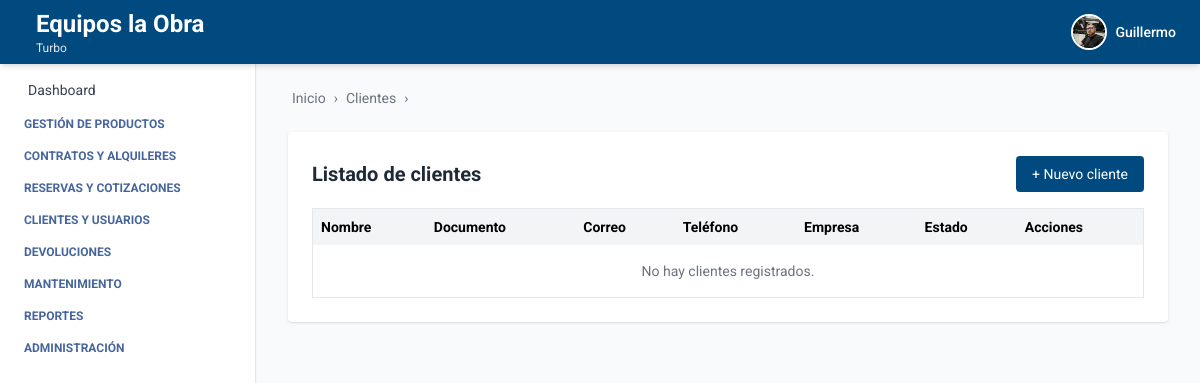
Before: /clientes/ (signed in) with the older database file.
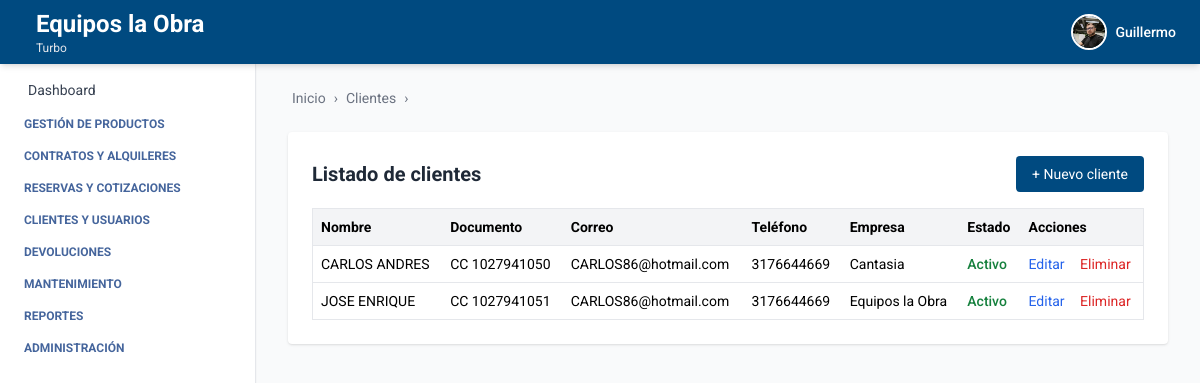
After: the same page with the newer database file.
### autenticacion/models.py (models this page shows, shortened)
class Usuario(AbstractUser):
    telefono = models.CharField(max_length=20, blank=True, null=True)
    empresa = models.ForeignKey(Empresa, on_delete=models.SET_NULL, null=True, blank=True)
    sucursal = models.ForeignKey(Sucursal, on_delete=models.SET_NULL, null=True, blank=True)
    ESTADOS = [
        ("activo", "Activo"),
        ("inactivo", "Inactivo"),
    ]
    estado = models.CharField(max_length=10, choices=ESTADOS, default="activo")
    foto_perfil = models.ImageField(upload_to='usuarios/img/', blank=True, null=True)
    groups = models.ManyToManyField(
        Group,
        related_name='usuarios',  # Evita conflicto con 'user_set'
        blank=True,
        help_text='The groups this user belongs to.',
        verbose_name='groups'
    )
    user_permissions = models.ManyToManyField(
        Permission,
        related_name='usuarios',  # Evita conflicto con 'user_set'
        blank=True,
        help_text='Specific permissions for this user.',
        verbose_name='user permissions'
    )

### empresa/models.py (models this page shows, shortened)
class Empresa(models.Model):
    ESTADOS = [
        ("activo", "Activo"),
        ("inactivo", "Inactivo"),
    ]
    nombre = models.CharField(max_length=100)
    nit = models.CharField(max_length=50, unique=True)
    ciudad = models.CharField(max_length=100, blank=True, null=True)
    direccion = models.CharField(max_length=255, blank=True, null=True)
    departamento = models.CharField(max_length=100, blank=True, null=True)
    telefono = models.CharField(max_length=20, blank=True, null=True)
    estado = models.CharField(max_length=20, choices=ESTADOS, default="activo")

class Sucursal(models.Model):
    ESTADOS = [
        ("activo", "Activo"),
        ("inactivo", "Inactivo"),
    ]
    empresa = models.ForeignKey(Empresa, related_name='sucursales', on_delete=models.CASCADE)
    nombre = models.CharField(max_length=100)
    ciudad = models.CharField(max_length=100)
    direccion = models.CharField(max_length=255)
    departamento = models.CharField(max_length=100, blank=True, null=True)
    telefono = models.CharField(max_length=20, blank=True, null=True)
    estado = models.CharField(max_length=20, choices=ESTADOS, default="activo")

### cliente/models.py (models this page shows, shortened)
class Cliente(Persona):
    empresa = models.ForeignKey(Empresa, on_delete=models.CASCADE)
    estado = models.BooleanField(default=True)
    class Meta:
        verbose_name = 'Cliente'
        verbose_name_plural = 'Clientes'

### persona/models.py (models this page shows, shortened)
class Persona(models.Model):
    TIPO_DOCUMENTO_CHOICES = [
        ('CC', 'Cédula de ciudadanía'),
        ('NIT', 'NIT'),
        ('CE', 'Cédula de extranjería'),
    ]
    nombre = models.CharField(max_length=100)
    apellidos = models.CharField(max_length=100)
    tipo_documento = models.CharField(max_length=10, choices=TIPO_DOCUMENTO_CHOICES)
    documento = models.CharField(max_length=30, unique=True)
    telefono = models.CharField(max_length=20, blank=True, null=True)
    correo = models.EmailField(blank=True, null=True)
    direccion = models.CharField(max_length=255, blank=True, null=True)
    class Meta:
        verbose_name = 'Persona'
        verbose_name_plural = 'Personas'

### cliente/views.py (the view)
# urls.py: path('clientes/', cliente_list, name='cliente_list'),
@login_required
def cliente_list(request):
    clientes = Cliente.objects.all().order_by('nombre')
    return render(request, 'cliente_list.html', {
        'clientes': clientes,
        'breadcrumb_items': [('Clientes', 'Listado')],
    })

### cliente/templates/cliente_list.html
{% extends 'index.html' %}
{% block breadcrumb %}
  {% include 'breadcrumb.html' with home='/' breadcrumbs=breadcrumb_items %}
{% endblock %}
{% block content %}
<div class="max-w-6xl mx-auto mt-6 bg-white p-6 rounded shadow">
  <div class="flex justify-between items-center mb-4">
    <h2 class="text-xl font-bold text-gray-800">Listado de clientes</h2>
    <a href="{% url 'cliente_create' %}" class="bg-[var(--primary-color)] text-white px-4 py-2 rounded text-sm hover:bg-blue-700 transition">
      + Nuevo cliente
    </a>
  </div>
  <table class="min-w-full bg-white border border-gray-200 rounded text-sm">
    <thead class="bg-gray-100 text-left">
      <tr>
        <th class="p-2">Nombre</th>
        <th class="p-2">Documento</th>
        <th class="p-2">Correo</th>
        <th class="p-2">Teléfono</th>
        <th class="p-2">Empresa</th>
        <th class="p-2">Estado</th>
        <th class="p-2">Acciones</th>
      </tr>
    </thead>
    <tbody>
      {% for cliente in clientes %}
        <tr class="border-t">
          <td class="p-2">{{ cliente.nombre }}</td>
          <td class="p-2">{{ cliente.tipo_documento }} {{ cliente.documento }}</td>
          <td class="p-2">{{ cliente.correo|default:"—" }}</td>
          <td class="p-2">{{ cliente.telefono|default:"—" }}</td>
          <td class="p-2">{{ cliente.empresa.nombre }}</td>
          <td class="p-2">
            {% if cliente.estado %}
              <span class="text-green-700 font-medium">Activo</span>
            {% else %}
              <span class="text-red-600 font-medium">Inactivo</span>
            {% endif %}
          </td>
          <td class="p-2 text-sm">
            <a href="{% url 'cliente_edit' cliente.id %}" class="text-blue-600 hover:underline mr-3">Editar</a>
            <a href="{% url 'cliente_delete' cliente.id %}" class="text-red-600 hover:underline">Eliminar</a>
          </td>
        </tr>
      {% empty %}
        <tr>
          <td colspan="7" class="p-4 text-center text-gray-500">No hay clientes registrados.</td>
        </tr>
      {% endfor %}
    </tbody>
  </table>
</div>
{% endblock %}

### core/templates/index.html (shortened to what this page needs)
<!DOCTYPE html>
<html lang="es">
  <head>
    <script src="https://cdn.tailwindcss.com"></script>
  </head>
  <body class="bg-gray-50 min-h-screen">
    {% include 'header.html' %}
    <aside class="fixed top-16 left-0 w-64 bg-white h-[calc(100vh-4rem)] overflow-y-auto border-r shadow-sm hidden sm:block">
      {% include 'navbar.html' %}
    </aside>
    <div class="ml-64 pt-14 min-h-screen">
      <main class="p-8">
        {% block breadcrumb %}{% endblock %}
        {% block content %}{% endblock %}
      </main>
    </div>
  </body>
</html>

### core/templates/header.html (shortened to what this page needs)
<header class="bg-[var(--primary-color)] shadow-md w-full h-16 flex items-center px-6 justify-between fixed top-0 left-0 z-10">
  <h1 class="text-white flex items-center gap-3 leading-tight">
    <div class="leading-tight">
  {% if request.user.is_authenticated %}
    {% if request.user.empresa %}
      <span class="text-xl sm:text-2xl font-bold block">
        {{ request.user.empresa.nombre }}
      </span>
    {% endif %}
    {% if request.user.sucursal %}
      <span class="text-xs text-gray-200 block">
        {{ request.user.sucursal.nombre }}
      </span>
    {% endif %}
  {% else %}
    <span class="text-xl text-gray-200 block">Gestión inteligente de Equipos</span>
  {% endif %}
</div>
  </h1>
  {% if request.user.is_authenticated %}
  <div x-data="{ open: false }" class="relative flex items-center space-x-3 cursor-pointer" @click.away="open = false">
    <button @click="open = !open" class="flex items-center space-x-2 focus:outline-none">
      {% if request.user.foto_perfil %}
        <img src="{{ request.user.foto_perfil.url }}" alt="Perfil" class="w-9 h-9 rounded-full object-cover border-2 border-white" />
      {% else %}
        <div class="w-9 h-9 rounded-full bg-white text-[var(--primary-color)] flex items-center justify-center font-bold text-sm">
          {{ request.user.first_name|first }}{{ request.user.last_name|first }}
        </div>
      {% endif %}
      <span class="text-white hidden sm:block text-sm font-medium">{{ request.user.first_name }}</span>
    </button>
  </div>
  {% endif %}
</header>

### core/templates/navbar.html (shortened to what this page needs)
<nav class="p-4 text-sm space-y-4">
  <ul class="space-y-4">
    <li>
      <a href="#" class="flex items-center gap-3 text-gray-700 hover:text-[var(--primary-color)] transition">
        Dashboard
      </a>
    </li>
  </ul>
  <details id="menu-productos" class="menu-toggle group">
    <summary class="cursor-pointer text-[var(--text-aside-color)] uppercase text-xs font-bold flex items-center gap-2">
       Gestión de productos
    </summary>
  </details>
  <details id="menu-alquileres" class="menu-toggle group">
    <summary class="cursor-pointer text-[var(--text-aside-color)] uppercase text-xs font-bold flex items-center gap-2">
       Contratos y alquileres
    </summary>
  </details>
  <details id="menu-cotizaciones" class="menu-toggle group">
    <summary class="cursor-pointer text-[var(--text-aside-color)] uppercase text-xs font-bold flex items-center gap-2">
       Reservas y cotizaciones
    </summary>
  </details>
  <details id="menu-clientes" class="menu-toggle group">
    <summary class="cursor-pointer text-[var(--text-aside-color)] uppercase text-xs font-bold flex items-center gap-2">
       Clientes y usuarios
    </summary>
  </details>
  <details id="menu-devoluciones" class="menu-toggle group">
    <summary class="cursor-pointer text-[var(--text-aside-color)] uppercase text-xs font-bold flex items-center gap-2">
       Devoluciones
    </summary>
  </details>
  <details id="menu-mantenimiento" class="menu-toggle group">
    <summary class="cursor-pointer text-[var(--text-aside-color)] uppercase text-xs font-bold flex items-center gap-2">
       Mantenimiento
    </summary>
  </details>
  <details id="menu-reportes" class="menu-toggle group">
    <summary class="cursor-pointer text-[var(--text-aside-color)] uppercase text-xs font-bold flex items-center gap-2">
       Reportes
    </summary>
  </details>
  <details id="menu-admin" class="menu-toggle group">
    <summary class="cursor-pointer text-[var(--text-aside-color)] uppercase text-xs font-bold flex items-center gap-2">
       Administración
    </summary>
  </details>
</nav>

### core/templates/breadcrumb.html (shortened to what this page needs)
<nav class="text-sm text-gray-500 mb-4 flex items-center gap-1">
    {% if home %}
      <a href="{{ home }}" class="hover:text-[var(--primary-color)] flex items-center gap-1">
         Inicio
      </a>
      <span class="mx-1">›</span>
    {% endif %}
    {% for label, url in breadcrumbs %}
      {% if url %}
        <a href="{{ url }}" class="hover:text-[var(--primary-color)]">{{ label }}</a>
        <span class="mx-1">›</span>
      {% else %}
        <span class="text-gray-700 font-semibold">{{ label }}</span>
      {% endif %}
    {% endfor %}
  </nav>

### core/templates/index.html (style rules this page uses)
:root { --primary-color: #004a80; --text-aside-color: rgb(69, 101, 156); }
body { font-family: 'Roboto', sans-serif; }

Changed rows visible on the page:
added Cliente: nombre "CARLOS ANDRES", tipo_documento "CC", documento "1027941050", correo "CARLOS86@hotmail.com", telefono "3176644669", empresa.nombre "Cantasia", estado "Activo"
added Cliente: nombre "JOSE ENRIQUE", tipo_documento "CC", documento "1027941051", correo "CARLOS86@hotmail.com", telefono "3176644669", empresa.nombre "Equipos la Obra", estado "Activo"
Other visible differences:
text no longer shown: "No hay clientes registrados."
